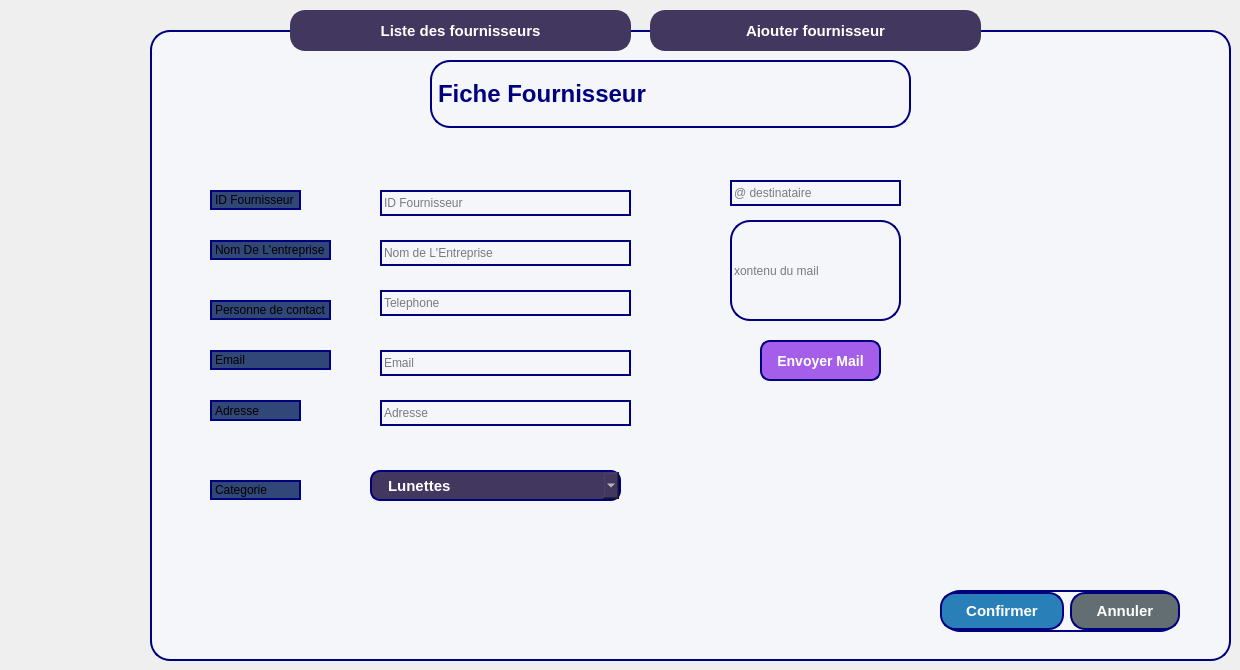
      <widget class="QWidget" name="page_13">
       <widget class="QFrame" name="frameFicheClient_4">
        <property name="geometry">
         <rect>
          <x>150</x>
          <y>30</y>
          <width>1081</width>
          <height>631</height>
         </rect>
        </property>
        <property name="styleSheet">
         <string notr="true">border:2px solid #a55eea; border-radius:20px; background-color:#f5f6fa;
border-color: rgb(0, 0, 127);</string>
        </property>
        <widget class="QLabel" name="lblFicheClient_4">
         <property name="geometry">
          <rect>
           <x>280</x>
           <y>30</y>
           <width>481</width>
           <height>68</height>
          </rect>
         </property>
         <property name="font">
          <font>
           <pointsize>18</pointsize>
           <bold>true</bold>
          </font>
         </property>
         <property name="styleSheet">
          <string notr="true">color: rgb(0, 0, 127);</string>
         </property>
         <property name="frameShape">
          <enum>QFrame::Shape::StyledPanel</enum>
         </property>
         <property name="frameShadow">
          <enum>QFrame::Shadow::Raised</enum>
         </property>
         <property name="text">
          <string>Fiche Fournisseur</string>
         </property>
        </widget>
        <widget class="QLabel" name="lblid_4">
         <property name="geometry">
          <rect>
           <x>60</x>
           <y>160</y>
           <width>91</width>
           <height>20</height>
          </rect>
         </property>
         <property name="styleSheet">
          <string notr="true">background-color: rgb(48, 71, 120);</string>
         </property>
         <property name="text">
          <string>ID Fournisseur</string>
         </property>
        </widget>
        <widget class="QLabel" name="lblnom_5">
         <property name="geometry">
          <rect>
           <x>60</x>
           <y>210</y>
           <width>121</width>
           <height>20</height>
          </rect>
         </property>
         <property name="styleSheet">
          <string notr="true">background-color: rgb(48, 71, 120);</string>
         </property>
         <property name="text">
          <string>Nom De L'entreprise</string>
         </property>
        </widget>
        <widget class="QLabel" name="lblprenom_4">
         <property name="geometry">
          <rect>
           <x>60</x>
           <y>450</y>
           <width>91</width>
           <height>20</height>
          </rect>
         </property>
         <property name="styleSheet">
          <string notr="true">background-color: rgb(48, 71, 120);</string>
         </property>
         <property name="text">
          <string>Categorie</string>
         </property>
        </widget>
        <widget class="QLabel" name="lbltel_4">
         <property name="geometry">
          <rect>
           <x>60</x>
           <y>270</y>
           <width>121</width>
           <height>20</height>
          </rect>
         </property>
         <property name="styleSheet">
          <string notr="true">background-color: rgb(48, 71, 120);</string>
         </property>
         <property name="text">
          <string>Personne de contact</string>
         </property>
        </widget>
        <widget class="QLabel" name="lblbirth_4">
         <property name="geometry">
          <rect>
           <x>60</x>
           <y>370</y>
           <width>91</width>
           <height>21</height>
          </rect>
         </property>
         <property name="styleSheet">
          <string notr="true">background-color: rgb(48, 71, 120);</string>
         </property>
         <property name="text">
          <string>Adresse</string>
         </property>
        </widget>
        <widget class="QWidget" name="layoutWidget_4">
         <property name="geometry">
          <rect>
           <x>790</x>
           <y>560</y>
           <width>240</width>
           <height>42</height>
          </rect>
         </property>
         <layout class="QHBoxLayout" name="ajouterActionLayout_4">
          <item>
           <widget class="QPushButton" name="btnConfirmer_4">
            <property name="styleSheet">
             <string>background-color:#2980b9;color:white;font-weight:bold;border-radius:15px;padding:8px 24px;font-size:15px;</string>
            </property>
            <property name="text">
             <string>Confirmer</string>
            </property>
           </widget>
          </item>
          <item>
           <widget class="QPushButton" name="btnAnnuler_4">
            <property name="styleSheet">
             <string>background-color:#636e72;color:white;font-weight:bold;border-radius:15px;padding:8px 24px;font-size:15px;</string>
            </property>
            <property name="text">
             <string>Annuler</string>
            </property>
           </widget>
          </item>
         </layout>
        </widget>
        <widget class="QLineEdit" name="nom_entreprise">
         <property name="geometry">
          <rect>
           <x>230</x>
           <y>210</y>
           <width>251</width>
           <height>26</height>
          </rect>
         </property>
         <property name="styleSheet">
          <string notr="true">color: rgb(0, 0, 0);</string>
         </property>
         <property name="text">
          <string/>
         </property>
         <property name="placeholderText">
          <string>Nom de L'Entreprise</string>
         </property>
        </widget>
        <widget class="QLineEdit" name="tel">
         <property name="geometry">
          <rect>
           <x>230</x>
           <y>260</y>
           <width>251</width>
           <height>26</height>
          </rect>
         </property>
         <property name="styleSheet">
          <string notr="true">color: rgb(0, 0, 0);</string>
         </property>
         <property name="text">
          <string/>
         </property>
         <property name="placeholderText">
          <string>Telephone</string>
         </property>
        </widget>
        <widget class="QLineEdit" name="adresse">
         <property name="geometry">
          <rect>
           <x>230</x>
           <y>370</y>
           <width>251</width>
           <height>26</height>
          </rect>
         </property>
         <property name="styleSheet">
          <string notr="true">color: rgb(0, 0, 0);</string>
         </property>
         <property name="text">
          <string/>
         </property>
         <property name="placeholderText">
          <string>Adresse</string>
         </property>
        </widget>
        <widget class="QLineEdit" name="id">
         <property name="geometry">
          <rect>
           <x>230</x>
           <y>160</y>
           <width>251</width>
           <height>26</height>
          </rect>
         </property>
         <property name="styleSheet">
          <string notr="true">color: rgb(0, 0, 0);</string>
         </property>
         <property name="text">
          <string/>
         </property>
         <property name="placeholderText">
          <string>ID Fournisseur</string>
         </property>
        </widget>
        <widget class="QComboBox" name="comboCategorie">
         <property name="geometry">
          <rect>
           <x>220</x>
           <y>440</y>
           <width>251</width>
           <height>31</height>
          </rect>
         </property>
         <property name="styleSheet">
          <string>background-color:#41375f;color:white;font-weight:bold;border-radius:10px;padding:8px 16px;font-size:15px;</string>
         </property>
         <item>
          <property name="text">
           <string>Lunettes</string>
          </property>
         </item>
         <item>
          <property name="text">
           <string>Lentilles</string>
          </property>
         </item>
         <item>
          <property name="text">
           <string>Services</string>
          </property>
         </item>
         <item>
          <property name="text">
           <string>Accessoires</string>
          </property>
         </item>
        </widget>
        <widget class="QLineEdit" name="email_entreprise">
         <property name="geometry">
          <rect>
           <x>230</x>
           <y>320</y>
           <width>251</width>
           <height>26</height>
          </rect>
         </property>
         <property name="styleSheet">
          <string notr="true">color: rgb(0, 0, 0);</string>
         </property>
         <property name="text">
          <string/>
         </property>
         <property name="placeholderText">
          <string>Email</string>
         </property>
        </widget>
        <widget class="QLabel" name="lbltel_5">
         <property name="geometry">
          <rect>
           <x>60</x>
           <y>320</y>
           <width>121</width>
           <height>20</height>
          </rect>
         </property>
         <property name="styleSheet">
          <string notr="true">background-color: rgb(48, 71, 120);</string>
         </property>
         <property name="text">
          <string>Email</string>
         </property>
        </widget>
        <widget class="QLineEdit" name="dest">
         <property name="geometry">
          <rect>
           <x>580</x>
           <y>150</y>
           <width>171</width>
           <height>26</height>
          </rect>
         </property>
         <property name="styleSheet">
          <string notr="true">color: rgb(0, 0, 0);</string>
         </property>
         <property name="text">
          <string/>
         </property>
         <property name="placeholderText">
          <string>@ destinataire</string>
         </property>
        </widget>
        <widget class="QLineEdit" name="contenu">
         <property name="geometry">
          <rect>
           <x>580</x>
           <y>190</y>
           <width>171</width>
           <height>101</height>
          </rect>
         </property>
         <property name="styleSheet">
          <string notr="true">color: rgb(0, 0, 0);</string>
         </property>
         <property name="text">
          <string/>
         </property>
         <property name="placeholderText">
          <string>xontenu du mail</string>
         </property>
        </widget>
        <widget class="QPushButton" name="Send_mail">
         <property name="geometry">
          <rect>
           <x>610</x>
           <y>310</y>
           <width>121</width>
           <height>41</height>
          </rect>
         </property>
         <property name="styleSheet">
          <string>background-color:#a55eea;color:white;font-weight:bold;border-radius:10px;padding:8px 16px;font-size:14px;</string>
         </property>
         <property name="text">
          <string>Envoyer Mail</string>
         </property>
        </widget>
       </widget>
       <widget class="QPushButton" name="btnAjouterClient_7">
        <property name="geometry">
         <rect>
          <x>650</x>
          <y>10</y>
          <width>331</width>
          <height>41</height>
         </rect>
        </property>
        <property name="styleSheet">
         <string notr="true">QPushButton {
    background-color: #41375f;
    color: white;
    font-weight: bold;
    border-radius: 15px;
    padding: 12px 24px;
    font-size: 15px;
    border: 2px solid #41375f;
}
QPushButton:hover {
    background-color: #5a4a82;
    border: 2px solid #7158a0;
}</string>
        </property>
        <property name="text">
         <string>Ajouter fournisseur</string>
        </property>
       </widget>
       <widget class="QPushButton" name="btnListeClients_7">
        <property name="geometry">
         <rect>
          <x>290</x>
          <y>10</y>
          <width>341</width>
          <height>41</height>
         </rect>
        </property>
        <property name="styleSheet">
         <string notr="true">QPushButton {
    background-color: #41375f;
    color: white;
    font-weight: bold;
    border-radius: 15px;
    padding: 12px 24px;
    font-size: 15px;
    border: 2px solid #41375f;
}
QPushButton:hover {
    background-color: #5a4a82;
    border: 2px solid #7158a0;
}</string>
        </property>
        <property name="text">
         <string>Liste des fournisseurs</string>
        </property>
       </widget>
      </widget>
